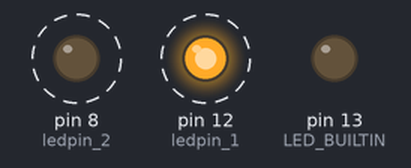
Bench run of a sketch on a simulated Arduino Uno, built with avr-gcc and run on an emulated ATmega328P. Parts: output pins drawn as LEDs (lit = HIGH). Dashed ring = blinking.

Above: at 0.2 s.
Timing chart, 0 to 4.6 s (numbered marks = the images above):
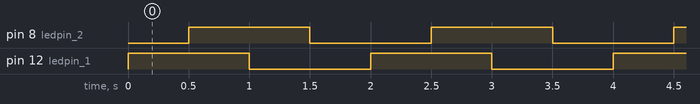

Measured:
- by itself, pin 8 (ledpin_2), pin 12 (ledpin_1): alternates HIGH for 1.0 s and LOW for 1.0 s
- by itself, everything shown: repeats every 2.0 s, in 4 steps

The sketch:

staggered_blinking.ino
```cpp
int ledpin_1 = 12;
int ledpin_2 = 8;

void setup() {
  pinMode(ledpin_1,   OUTPUT);
  pinMode(ledpin_2, OUTPUT);
  pinMode(LED_BUILTIN, OUTPUT);
  Serial.print("Setup done.");
}

void loop() {
  digitalWrite(ledpin_1, HIGH);
  delay(500);
  digitalWrite(ledpin_2, HIGH);
  Serial.print("LEDs are on.");
  delay(500);
  digitalWrite(ledpin_1, LOW);
  delay(500);
  digitalWrite(ledpin_2, LOW);
  Serial.print("LEDs are off.");
  delay(500);
}
```
